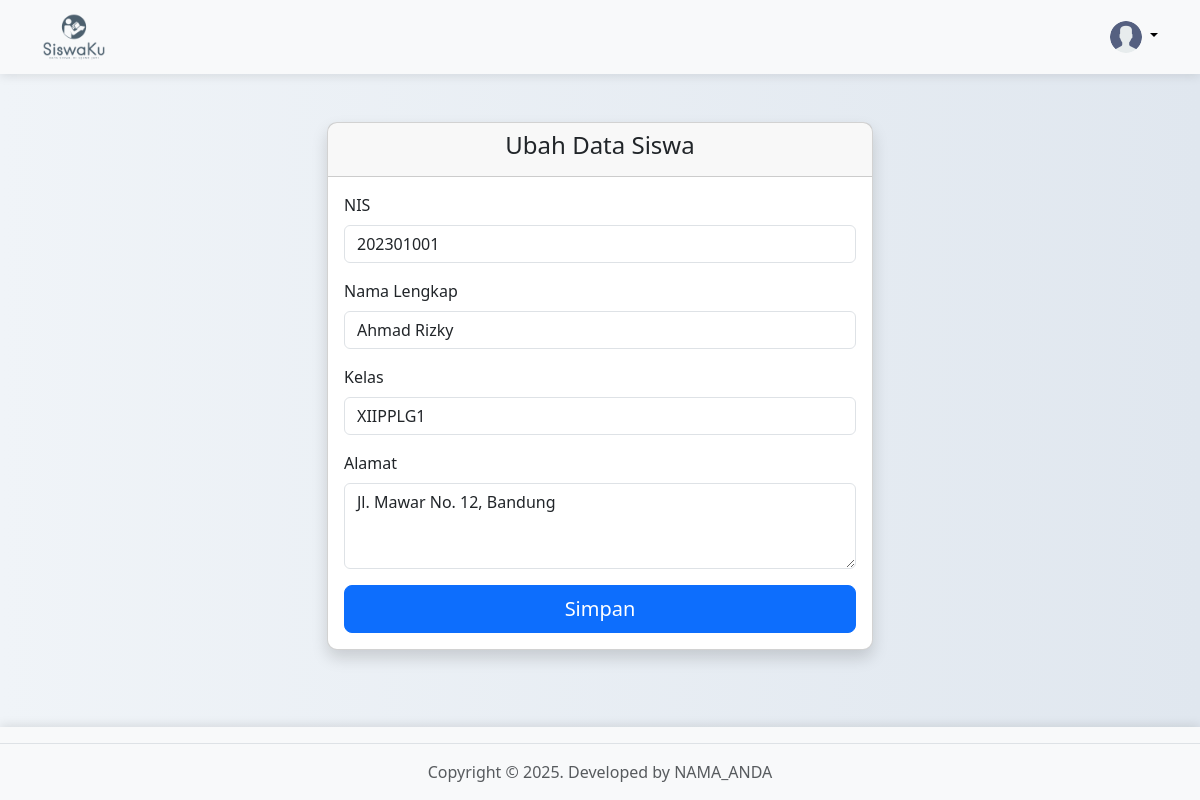
Screenshot of /form?nis=202301001 (signed in) with the database file from the repository.
### tables this page shows
CREATE TABLE IF NOT EXISTS `students` (
  `id` int(11) NOT NULL AUTO_INCREMENT,
  `nis` int(11) NOT NULL,
  `fullname` varchar(255) NOT NULL,
  `class` varchar(50) NOT NULL DEFAULT '',
  `address` text NOT NULL,
  PRIMARY KEY (`id`),
  UNIQUE KEY `nis` (`nis`)
);

### controllers/Form.php (called while the page is built, shortened)
<?php
require_once 'models/Student.php';
class Form
{
  public function index()
  {
    if (isset($_SESSION['user_id'])) {
      if (isset($_GET['nis'])) {
        $student = new Student();
        $data = $student->getStudentByNIS($_GET['nis']);
        if (count($data) > 0) {
          return Route::view('form', ['data' => $data[0]]);
        }
      }
      return Route::view('form');
    }
    return Route::redirect('/login');
  }
}

### models/Student.php (called while the page is built, shortened)
<?php
class Student
{
    private $db;
    public function __construct()
    {
        $database = new Database();
        $this->db = $database->getConnection();
    }
    public function getStudentByNIS($nis)
    {
        $query = "SELECT * FROM students WHERE nis = :nis";
        $stmt = $this->db->prepare($query);
        $stmt->bindParam(':nis', $nis);
        $stmt->execute();
        return $stmt->fetchAll(PDO::FETCH_ASSOC);
    }
}

### helpers/Database.php (called while the page is built, shortened)
<?php
class Database
{
  private $connection;
  private function connect()
  {
    try {
      $this->connection = new PDO("mysql:host=" . DB_HOST . ";dbname=" . DB_NAME, DB_USER, DB_PASS);
      $this->connection->setAttribute(PDO::ATTR_ERRMODE, PDO::ERRMODE_EXCEPTION);
    } catch (PDOException $e) {
      die("Connection failed: " . $e->getMessage());
    }
  }
  public function getConnection()
  {
    return $this->connection;
  }
}

### views/form.php (the view, shortened to what this page needs)
<!DOCTYPE html>
<html lang="en">
<head>
  <link rel="stylesheet" href="assets/css/bootstrap.min.css">
  <link rel="stylesheet" href="assets/css/custom.css">
</head>
<body class="min-vh-100 elegant-background">
  <nav class="navbar bg-body-tertiary">
    <div class="container">
      <a class="navbar-brand" href="/">
        <img src="assets/images/logo-gray.png" width="64">
      </a>
      <div class="dropdown text-end">
        <a href="#" class="d-block link-body-emphasis text-decoration-none dropdown-toggle" data-bs-toggle="dropdown" aria-expanded="false">
          <img src="assets/images/icon-user.png" alt="mdo" width="32" height="32" class="rounded-circle">
        </a>
      </div>
    </div>
  </nav>
  <main class="container mt-5">
    <div class="row justify-content-center">
      <div class="col-md-6">
        <div class="card shadow">
          <div class="card-header">
            <h4 class="text-center"><?php echo isset($data['nis']) ? 'Ubah' : 'Tambah'; ?> Data Siswa</h4>
          </div>
          <div class="card-body">
            <form action="<?php echo isset($data['nis']) ? 'form/update' : 'form/insert'; ?>" method="post" novalidate>
              <div class="mb-3">
                <label for="nis" class="form-label">NIS</label>
                <input
                  type="number"
                  class="form-control <?php echo isset($validation['nis']) && !$validation['nis'] ? 'is-invalid' : ''; ?>"
                  value="<?php echo isset($data['nis']) ? $data['nis'] : ''; ?>"
                  name="nis"
                  pattern="[0-9]+"
                  <?php echo isset($data['nis']) ? 'readonly' : ''; ?>
                  required>
              </div>
              <div class="mb-3">
                <label for="fullname" class="form-label">Nama Lengkap</label>
                <input
                  type="text"
                  class="form-control <?php echo isset($validation['fullname']) && !$validation['fullname'] ? 'is-invalid' : ''; ?>"
                  value="<?php echo isset($data['fullname']) ? $data['fullname'] : ''; ?>"
                  name="fullname"
                  pattern="[a-zA-Z\s]+"
                  required>
              </div>
              <div class="mb-3">
                <label for="kelas" class="form-label">Kelas</label>
                <input
                  type="text"
                  class="form-control <?php echo isset($validation['class']) && !$validation['class'] ? 'is-invalid' : ''; ?>"
                  value="<?php echo isset($data['class']) ? $data['class'] : ''; ?>"
                  name="class"
                  pattern="[a-zA-Z0-9]+"
                  required>
              </div>
              <div class="mb-3">
                <label for="address" class="form-label">Alamat</label>
                <textarea
                  class="form-control <?php echo isset($validation['address']) && !$validation['address'] ? 'is-invalid' : ''; ?>"
                  name="address"
                  rows="3"
                  required><?php echo isset($data['address']) ? $data['address'] : ''; ?></textarea>
              </div>
              <button type="submit" class="btn btn-lg btn-primary w-100">Simpan</button>
            </form>
          </div>
        </div>
      </div>
    </div>
  </main>
  <footer class="fixed-bottom w-100">
    <ul class="nav border-bottom pb-3 mb-3">
    </ul>
    <p class="text-center text-body-secondary">Copyright &copy; 2025. Developed by <?php echo APP_AUTHOR; ?></p>
  </footer>
</body>
</html>

### assets/css/custom.css (style rules this page uses)
body { background: linear-gradient(to right, #f0f4f8, #e0e7ef); padding-bottom: 70px; }
.navbar { box-shadow: 0 2px 10px rgba(0, 0, 0, 0.1); }
.card { border-radius: 10px; box-shadow: 0 4px 20px rgba(0, 0, 0, 0.1); }
footer { background-color: #f8f9fa; box-shadow: 0 -2px 10px rgba(0, 0, 0, 0.1); }

### rows the page displays
students: nis "202301001", fullname "Ahmad Rizky", class "XIIPPLG1", address "Jl. Mawar No. 12, Bandung"

### other values shown
APP_AUTHOR "NAMA_ANDA"
